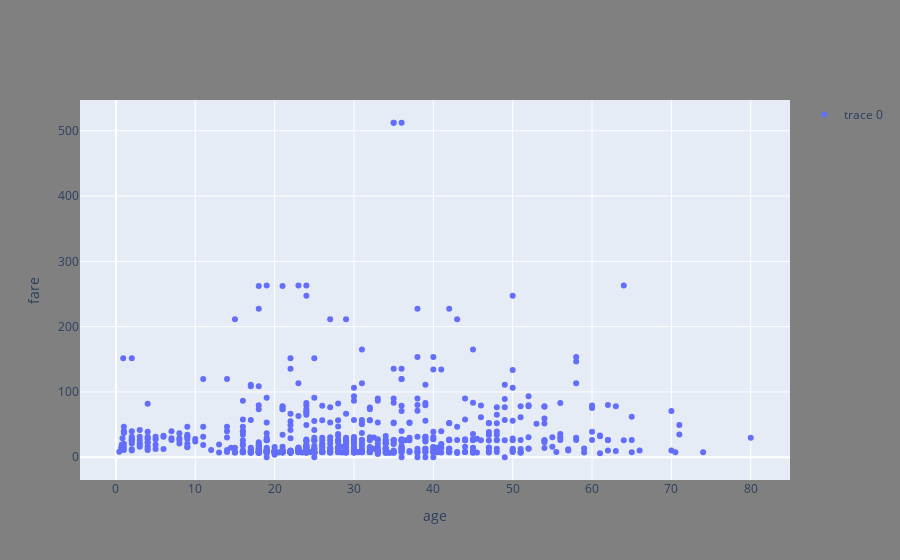

Notebook cell for this chart:
### Code cell
pfig= gb.Figure()
pfig.add_trace(gb.Scatter(x=df['age'],y=df['fare'], mode='markers', showlegend=True)) # loading scatter plot on a data with plotly
pfig.update_layout(xaxis_title='age', yaxis_title='fare') # updating x and y axis labels
pfig.update_layout(paper_bgcolor="grey") # changing background color

### Figure 1 — Plotly figure (JSON) as saved in the notebook; plotly's stock layout.template omitted (floating-point values rounded to 4 significant figures; data arrays with more than 128 entries replaced by an {"elided": "..."} marker saying what was removed)
{"data": [{"mode": "markers", "showlegend": true, "type": "scatter", "x": {"elided": "891 float values"}, "y": {"elided": "891 float values"}}], "layout": {"autosize": true, "paper_bgcolor": "grey", "xaxis": {"autorange": true, "range": [-4.478, 84.9], "title": {"text": "age"}, "type": "linear"}, "yaxis": {"autorange": true, "range": [-42.28, 554.6], "title": {"text": "fare"}, "type": "linear"}}}
